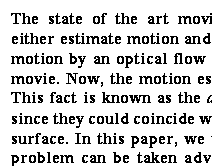
#> input picture graphics/task3/text.bmp, 212 x 166 px
$ python task3Text.py   (older library calls are emulated)
#> lines starting #> are read from the running program, lines starting #| are printed output that depends on the picture; after the words box and inside, x2 and y2 are one past the last pixel; in counts of white or black regions, pixels touching at a corner belong together
__author__ = 'home'
import cv2
import numpy as np


def main():
    img = cv2.imread("text.bmp", cv2.CV_LOAD_IMAGE_COLOR)  # Read image file
#> img is the input picture: shape (166, 212, 3); values 25 (black) and 229 (white), 82.9% white; black in thin lines or dots, all inside (x1, y1, x2, y2) = (11, 13, 212, 166)
    img = cv2.GaussianBlur(img, (3, 3), 0)
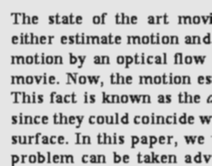
#> img: shape (166, 212, 3); min 25, max 229, mean 194.2
    img = cv2.Laplacian(img, 0)
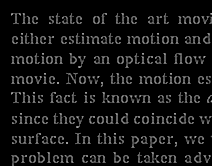
#> img: shape (166, 212, 3); min 0, max 178, mean 15.9
    cv2.threshold(img, 70, 255, cv2.THRESH_BINARY, img)
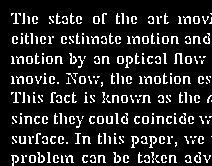
#> img: shape (166, 212, 3); 14.1% white in thin lines or dots, all inside (x1, y1, x2, y2) = (11, 13, 212, 166)
    kernel = np.ones((4, 6), np.uint8)
    img = cv2.dilate(img, kernel, iterations = 1)
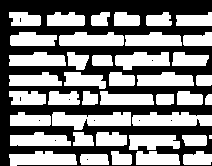
#> img: shape (166, 212, 3); 50.7% white; 11 black regions (10 under 20 px), largest, box (x1, y1, x2, y2) and area: (0, 0, 212, 166) 17346
    img = cv2.erode(img, kernel, iterations = 1)
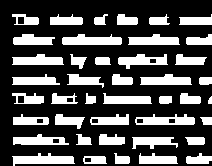
#> img: shape (166, 212, 3); 29.8% white; 42 white regions, largest, box (x1, y1, x2, y2) and area: (12, 153, 75, 166) 511, (62, 34, 122, 45) 502, (135, 114, 195, 125) 447
    gray = cv2.cvtColor(img, cv2.COLOR_BGR2GRAY)
#> gray: shape (166, 212); 29.8% white; 42 white regions
    contours, hierarchy = cv2.findContours(gray, cv2.RETR_LIST, cv2.CHAIN_APPROX_NONE)
#> contours = 52 contours, 1 with area under 20; largest, box (x1, y1, x2, y2) and area: (12, 153, 75, 166) 437, (62, 34, 122, 45) 434, (135, 114, 195, 125) 424, (118, 54, 168, 69) 378, (13, 134, 69, 145) 368

    color = (255, 255, 255)
    drawing = np.zeros(img.shape, np.uint8)
    for cnt in contours:
        x, y, w, h = cv2.boundingRect(cnt)
        cv2.rectangle(drawing, (x, y), (x + w, y + h), color)
#> this loop made 52 passes
#> (x, y, w, h) on passes 1 to 12: (84, 157, 8, 6), (83, 156, 24, 8), (186, 153, 26, 11), (139, 153, 39, 11), (114, 153, 16, 11), (12, 153, 63, 13), (52, 138, 8, 6), (185, 137, 20, 8), (132, 137, 46, 12), (99, 134, 26, 11), (76, 134, 16, 11), (13, 134, 56, 11)
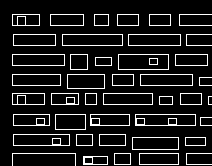
#> drawing: shape (166, 212, 3); 10.6% white in thin lines or dots, all inside (x1, y1, x2, y2) = (12, 14, 212, 166)

    drawing = cv2.cvtColor(drawing, cv2.COLOR_RGB2GRAY)
    h, w = img.shape[:2]
#> h = 166; w = 212
    outpImg = np.zeros((h-2, w-2), np.uint8)
    cv2.floodFill(outpImg, drawing, (0, 0), color)
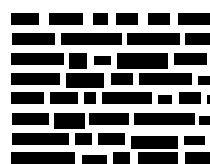
#> outpImg: shape (164, 210); 51.8% white; 42 black regions, largest, box (x1, y1, x2, y2) and area: (117, 53, 168, 69) 816, (11, 152, 75, 164) 768, (61, 33, 122, 45) 732

    cv2.threshold(outpImg, 254, 255, cv2.THRESH_BINARY_INV, outpImg)

    cv2.imwrite("outputTask3.jpg", outpImg)
    cv2.namedWindow('Display Window', cv2.WINDOW_NORMAL)        # Create window for display
    cv2.imshow('Display Window', outpImg)         # Show image in the window
    cv2.moveWindow('Display Window', 1, 1)
    print ("size of image: ", img.shape)      # print size of image
#| size of image:  (166, 212, 3)
    cv2.waitKey(0)                           # Wait for keystroke
    cv2.destroyAllWindows()                  # Destroy all windows

main()
